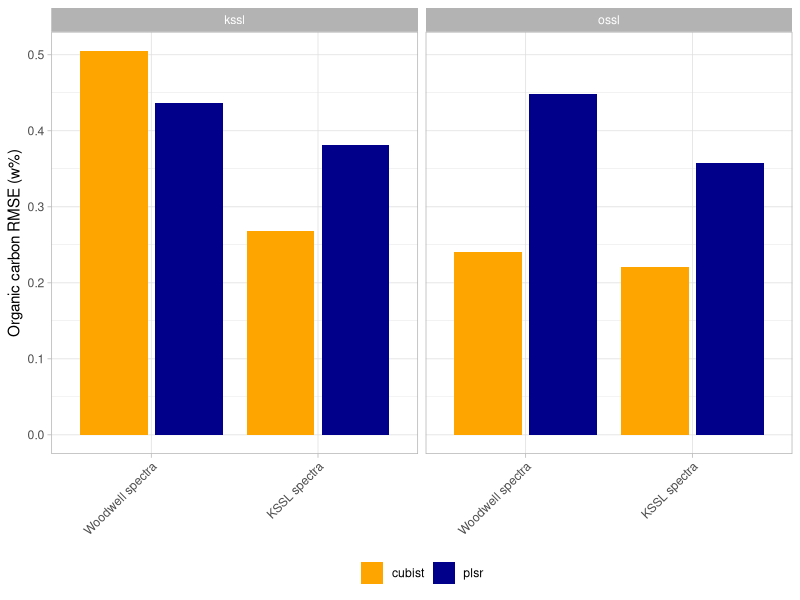
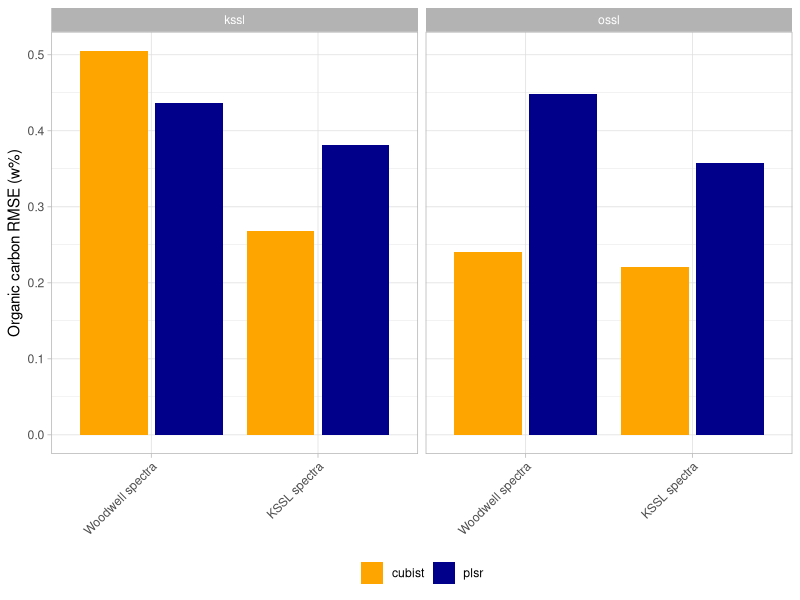
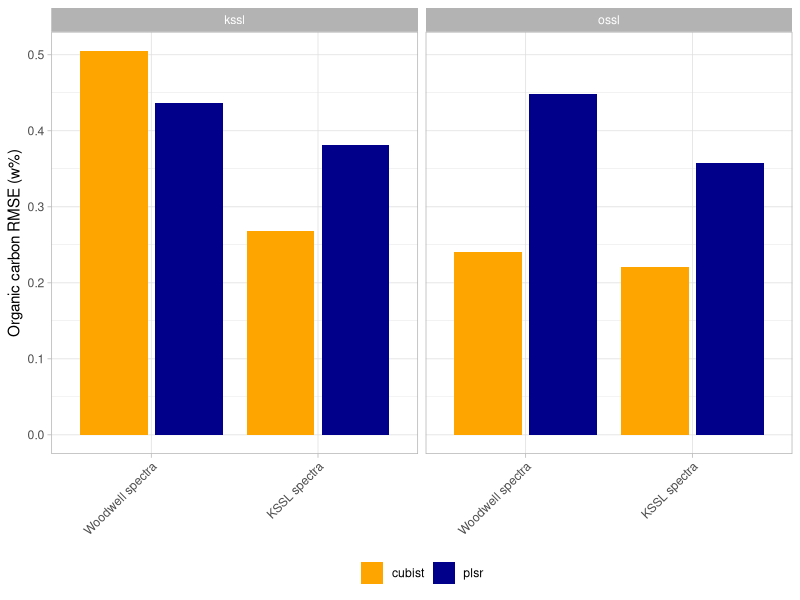

Write R code to recreate these figures, in order.

library("tidyverse")
library("xtable")

# Long term research (LTR) sites dataset

performance <- read_csv("performance/ltr_performance_ossl_paper.csv", show_col_types = F)
performance

performance <- performance %>%
  filter(test != "Woodwell full (n=965)") %>%
  mutate(test = recode(test,
                       "Woodwell subset (n=162)" = "Woodwell spectra",
                       "KSSL subset (n=162)" = "KSSL spectra"))

# Visualization

selected.test <- c("Woodwell spectra",
                   "KSSL spectra")

p.ltr.rmse <- performance %>%
  filter(test %in% selected.test) %>%
  mutate(test = factor(test,
                       levels = selected.test)) %>%
  ggplot(aes(x = test, y = rmse, fill = model_type)) +
  facet_wrap(~subset_type, ncol = 2) +
  geom_col(position = "dodge2") +
  scale_fill_manual(values = c("orange", "darkblue")) +
  labs(x = NULL, y = "Organic carbon RMSE (w%)", fill = NULL) +
  theme_light() +
  theme(legend.position = "bottom",
        axis.text.x = element_text(angle = 45, vjust = 1, hjust = 1)); p.ltr.rmse

ggsave("outputs/plot_ltr_mir_organic_carbon.png", p.ltr.rmse,
       dpi = 300, width = 6, height = 5, units = "in", scale = 1)

ggsave("outputs/plot_ltr_mir_organic_carbon.tiff", p.ltr.rmse, compression = "lzw",
       dpi = 300, width = 6, height = 5, units = "in", scale = 1)

## Table
performance %>%
  select(-soil_property) %>%
  select(test, everything()) %>%
  arrange(test) %>%
  xtable(., include.rownames=FALSE)
